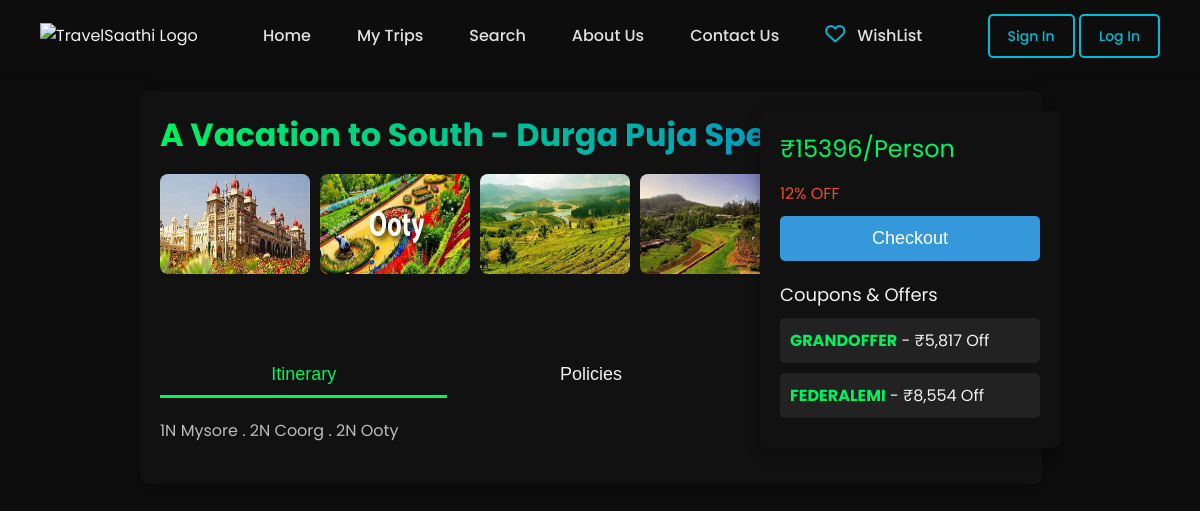
Screenshot of /Php/dest_details.php?uniq_id=ef48963c67f9841adf960f61772865a7 with the database file from the repository.
### tables this page shows
CREATE TABLE `travel_data` (
  `email` varchar(255) DEFAULT NULL,
  `uniq_id` varchar(255) NOT NULL,
  `crawl_time` timestamp NOT NULL DEFAULT current_timestamp() ON UPDATE current_timestamp(),
  `package_name` varchar(255) DEFAULT NULL,
  `package_type` varchar(100) NOT NULL,
  `destination` text NOT NULL,
  `itinerary` text DEFAULT NULL,
  `duration` int(11) NOT NULL,
  `places_covered` text NOT NULL,
  `travel_date` date NOT NULL,
  `hotel_details` varchar(255) NOT NULL,
  `start_city` varchar(100) NOT NULL,
  `airline` varchar(255) NOT NULL,
  `price_per_two` int(11) NOT NULL,
  `price_per_person` float NOT NULL,
  `sightseeing_details` text NOT NULL,
  `Initial_Payment` int(11) NOT NULL,
  `Cancellation_Rules` text NOT NULL,
  `Date_Change_Rules` text NOT NULL,
  `image1` varchar(255) NOT NULL,
  `image2` varchar(255) NOT NULL,
  `image3` varchar(255) NOT NULL,
  `image4` varchar(255) NOT NULL,
  `image5` varchar(255) NOT NULL,
  `image6` varchar(255) NOT NULL,
  `image7` varchar(255) NOT NULL,
  `image8` varchar(255) NOT NULL,
  `image9` varchar(255) NOT NULL,
  `image10` varchar(255) NOT NULL,
  `image11` varchar(255) NOT NULL
);

### Php/dest_details.php (the view, shortened to what this page needs)
<?php
include "db_connect.php";
$uniq_id = isset($_GET['uniq_id']) ? $_GET['uniq_id'] : null;
if ($uniq_id) {
$sql = "SELECT package_name, itinerary, places_covered, hotel_details, sightseeing_details, Cancellation_Rules, Date_Change_Rules,
image1, image2, image3, image4, image5, image6, image7, image8, image9, image10,
price_per_person, price_per_two
FROM travel_data WHERE uniq_id = ?";
    $stmt = $conn->prepare($sql);
    $stmt->bind_param("s", $uniq_id);
    $stmt->execute();
    $result = $stmt->get_result();
    if ($result->num_rows > 0) {
        $row = $result->fetch_assoc();
        $itineraryContent = '';
        $itineraryArray = explode("\n", $row['itinerary']);
        foreach ($itineraryArray as $line) {
            if (strpos($line, "Day") !== false) {
                $itineraryContent .= "<br><h3>$line</h3>";
            } else {
                $itineraryContent .= "<p>$line</p>";
            }
        }
        $imageContent = '';
        for ($i = 1; $i <= 10; $i++) {
            $imageCol = 'image' . $i;
            if (!empty($row[$imageCol])) {
                $imageContent .= "<img src='{$row[$imageCol]}' alt='Image $i'>";
            }
        }
    } else {
        echo "<p>Package not found.</p>";
    }
} else {
    echo "<p>Invalid package ID.</p>";
}
?>
<!DOCTYPE html>
<html lang="en">
<head>
</head>
<body>
<!DOCTYPE html>
<html>
<head>
    <link rel="stylesheet" href="styles.css">
    <link rel="stylesheet" href="../CSS/dest_details.css">
</head>
<body>
<section>
        <?php include "header.php"; ?>
</section>
<div class="container">
    <div class="left-section">
        <div class="heading"><?= htmlspecialchars($row['package_name']) ?></div>
        <div class="gallery">
            <?= $imageContent ?>
        </div>
        <br><br>
        <div class="tabs">
            <button class="active" data-tab="itinerary">Itinerary</button>
            <button data-tab="policies">Policies</button>
            <button data-tab="summary">Summary</button>
        </div>
        <div id="itinerary" class="tab-content active">
            <div class="details">
                <?= $itineraryContent ?>
            </div>
        </div>
    <div class="right-section">
        <div class="price-box">₹<?= htmlspecialchars($row['price_per_person']) ?>/Person</div>
        <div class="discount">12% OFF</div>
        <a href="checkout.php?uniq_id=<?php echo $uniq_id; ?>">
    <button type="button" class="payment-button">Checkout</button>
</a>
        <div class="coupon-box">
            <div class="coupon-title">Coupons & Offers</div>
            <div class="coupon"><strong>GRANDOFFER</strong> - ₹5,817 Off</div>
            <div class="coupon"><strong>FEDERALEMI</strong> - ₹8,554 Off</div>
        </div>
    </div>
</div>
</body>
</html>

### Php/styles.css (style rules this page uses)
* { margin: 0; padding: 0; box-sizing: border-box; }

### CSS/CSS/dest_details.css (style rules this page uses)
body { font-family: 'Segoe UI', Tahoma, Geneva, Verdana, sans-serif; margin: 0; padding: 0; background-color: #0d0d0d; color: #f1f1f1; }
.container { position: relative; max-width: 1277px; margin: 20px 140px; }
.left-section { flex: 3; width: 902px; background-color: #111; border-radius: 8px; padding: 20px; box-shadow: 0 4px 15px rgba(0, 0, 0, 0.3); }
.right-section { position: absolute; top: 20px; right: 0px; width: 300px; background-color: #111; padding: 20px; border-radius: 8px; box-shadow: 0 4px 15px rgba(0, 0, 0, 0.3); }
.heading { font-size: 32px; font-weight: bold; margin-bottom: 15px; background: linear-gradient(to right, #00F260, #0575E6); -webkit-background-clip: text; -webkit-text-fill-color: transparent; }
.gallery { display: flex; overflow-x: auto; margin-bottom: 20px; padding-bottom: 10px; white-space: nowrap; }
.gallery img { width: 150px; height: 100px; margin-right: 10px; border-radius: 8px; display: inline-block; }
.tabs { display: flex; justify-content: space-between; margin-bottom: 20px; }
.tabs button { background-color: transparent; border: none; font-size: 18px; padding: 10px; cursor: pointer; color: #f1f1f1; border-bottom: 3px solid transparent; transition: border-color 0.3s, color 0.3s; flex: 1; }
.tabs button.active { border-bottom: 3px solid #00F260; color: #00F260; }
.tab-content { display: none; }
.tab-content.active { display: block; }
.details { margin-bottom: 20px; }
.details p { color: #bbb; line-height: 1.6; }
.price-box { font-size: 24px; color: #00F260; margin-bottom: 15px; }
.discount { color: #e74c3c; margin-bottom: 10px; }
.payment-button { width: 100%; padding: 12px; background-color: #3498db; color: #fff; font-size: 18px; text-align: center; border: none; border-radius: 5px; cursor: pointer; transition: background-color 0.3s; }
.coupon-box { margin-top: 20px; }
.coupon-title { font-size: 18px; color: #f1f1f1; margin-bottom: 10px; }
.coupon { padding: 10px; background-color: #222; border-radius: 5px; margin-bottom: 10px; font-size: 16px; }
.coupon strong { color: #00F260; }

### CSS/CSS/header.css (style rules this page uses)
body { margin: 0; padding: 0; font-family: 'Poppins', sans-serif; background-color: #0d0d0d; }

### rows the page displays
travel_data: package_name "A Vacation to South - Durga Puja Special", image1 (picture), image2 (picture), image3 (picture), image4 (picture), itinerary "1N Mysore . 2N Coorg . 2N Ooty", price_per_person "15396"
